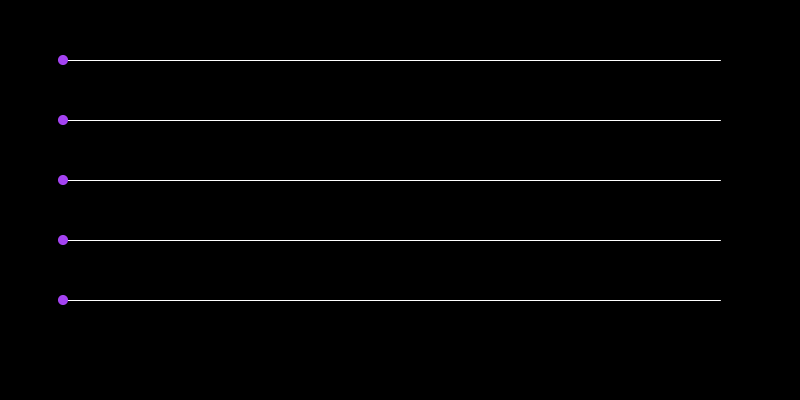
Frame 1 (no input)
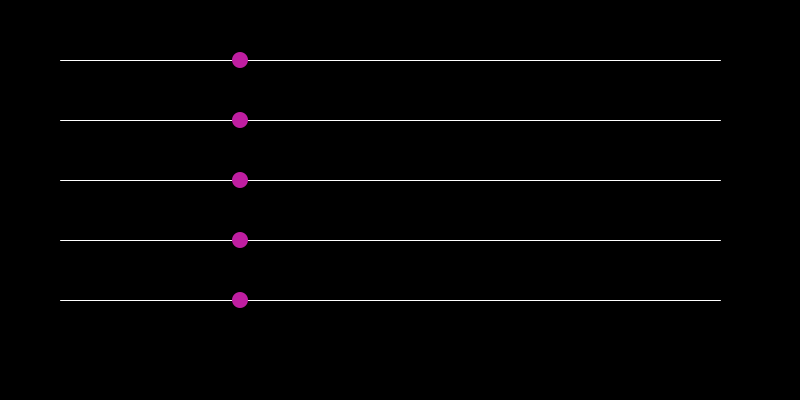
Frame 60 (the mouse pressed at the canvas centre just before this capture)
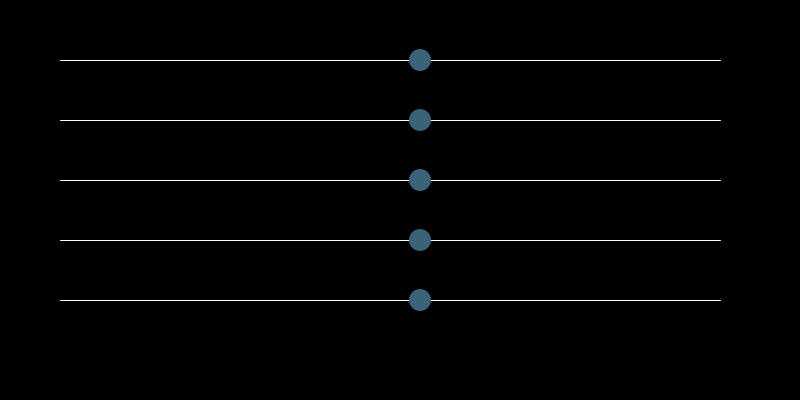
Frame 120 (the mouse held since frame 60 and released just before this capture)

The Processing sketch that drew these frames (run headless with seeded random() and noise(); from frame 60 on, the mouse is pressed at the canvas centre):

// Processing sketch: processing_105065
// ── processing_105065.pde

int posX;
int speed;
float sizes;

void setup() {
  size(800,400);
  posX=60;
  speed=10;
  sizes=10;
}

void draw() {
  background(0);
  
  //line
  stroke(255);
  line(60,60,720,60);
  line(60,120,720,120);
  line(60,180,720,180);
  line(60,240,720,240);
  line(60,300,720,300);
  
  //ellipse
  fill(random(255),random(255),random(255));
  posX=posX+3;
  sizes=sizes+0.1;
  noStroke();
  ellipse(posX,60,sizes,sizes);
  ellipse(posX,120,sizes,sizes);
  ellipse(posX,180,sizes,sizes);
  ellipse(posX,240,sizes,sizes);
  ellipse(posX,300,sizes,sizes);
  
  if (posX<60) {
    posX=60;
  }
  
  if (posX>720) {
    posX=60;
    sizes=10;
  }
}
